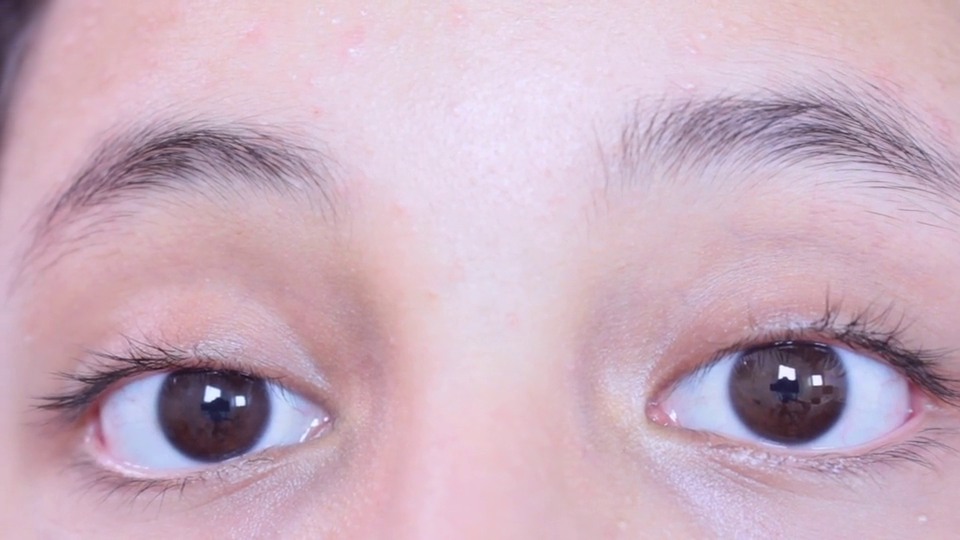
#> input picture frame 58 of Eye Detection/Eyes.mp4, 960 x 540 px
$ python 'Eye Detection.py'
#> lines starting #> are read from the running program, lines starting #| are printed output that depends on the picture; after the words box and inside, x2 and y2 are one past the last pixel; in counts of white or black regions, pixels touching at a corner belong together
# -*- coding: utf-8 -*-
"""
Created on Sat Aug 22 09:38:30 2020

@author: gaurav
"""

import cv2

CarCascade = cv2.CascadeClassifier("haarcascade_eye.xml")

def detect_cars(frame):
    cars=CarCascade.detectMultiScale(frame,1.15 , 4)
    for (x,y,w,h) in cars:
        cv2.rectangle(frame, (x, y), (x+w, y+h), (0, 255, 0), thickness=2)
    return frame
carvideo=cv2.VideoCapture("Eyes.mp4")
def simulator():

    while carvideo.isOpened():
        ret, frame=carvideo.read()
#> frame is the input picture: shape (540, 960, 3); mean B, G, R 191.1, 175.4, 202.8
        controlkey=cv2.waitKey(1)
#> (key q is pressed here)
        if ret:
            cars_frame=detect_cars(frame)
#> in detect_cars, `cars=CarCascade.detectMultiScale(frame,1.15 , 4)`: cars = [[643, 243, 277, 277], [48, 275, 256, 256]]
#> the loop in detect_cars, `for (x,y,w,h) in cars:` made 2 passes
#> after the loop in detect_cars, `for (x,y,w,h) in cars:`:
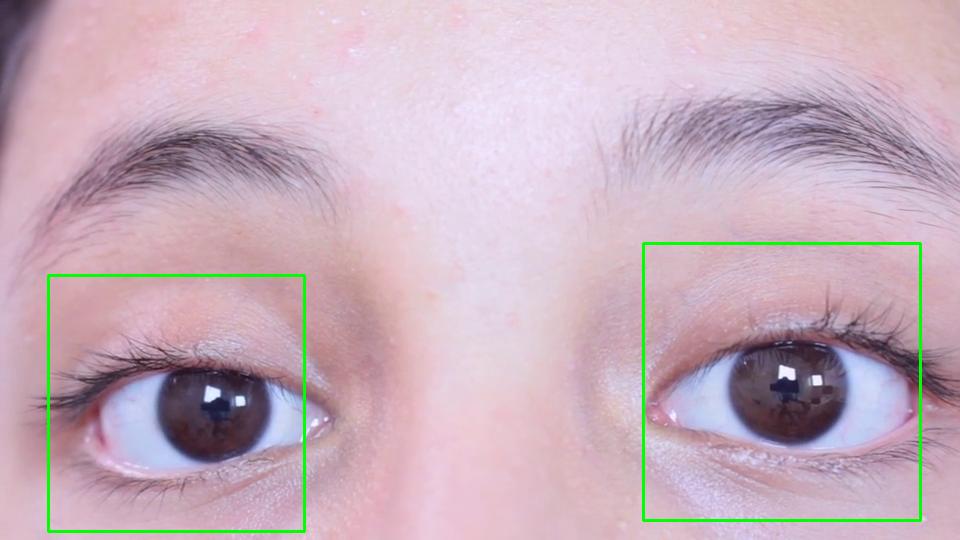
#> frame: shape (540, 960, 3); 1.23% of pixels changed, all inside (x1, y1, x2, y2) = (47, 242, 922, 533)
            cv2.imshow('frame',cars_frame)
        else:
            break
        if controlkey==ord('q'):
            break

if __name__ == '__main__':
    simulator()
carvideo.release()
cv2.destroyAllWindows()


$ run again, starting later in the video
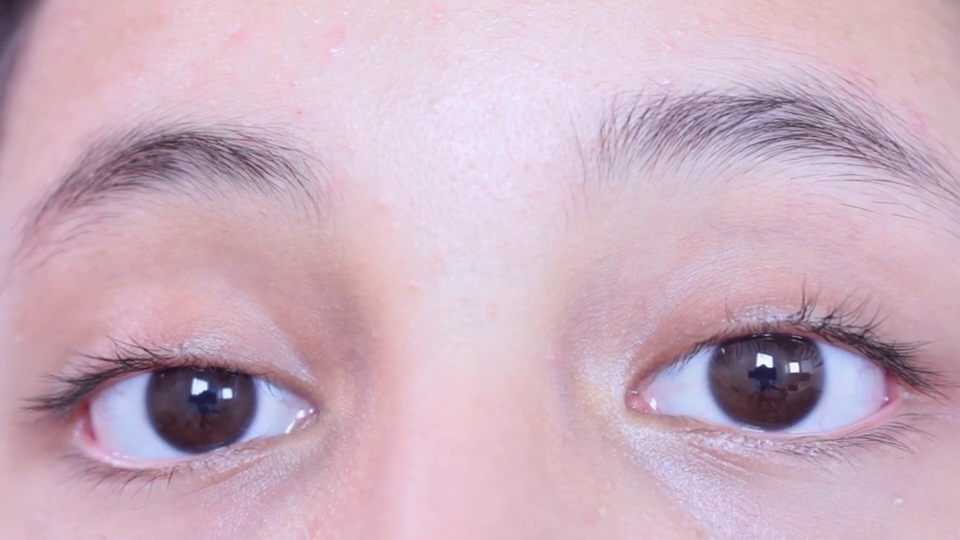
#> input picture frame 264 of Eye Detection/Eyes.mp4, 960 x 540 px
#> in simulator, frame is the input picture: shape (540, 960, 3); mean B, G, R 191.7, 176.1, 204
#> cars = [[34, 270, 254, 254], [613, 226, 293, 293]]
#> the loop in detect_cars, `for (x,y,w,h) in cars:` made 2 passes
#> after the loop in detect_cars, `for (x,y,w,h) in cars:`:
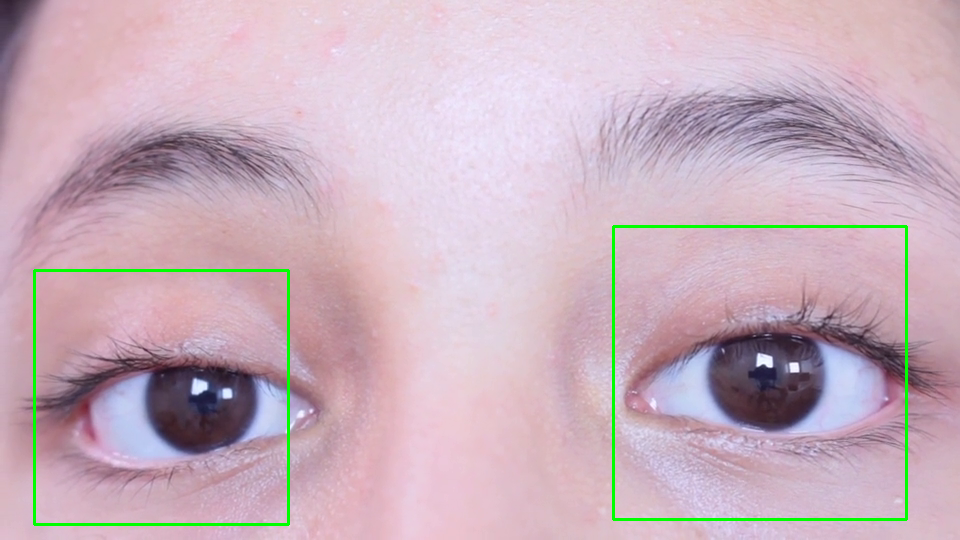
#> frame: shape (540, 960, 3); 1.26% of pixels changed, all inside (x1, y1, x2, y2) = (33, 225, 908, 526)
